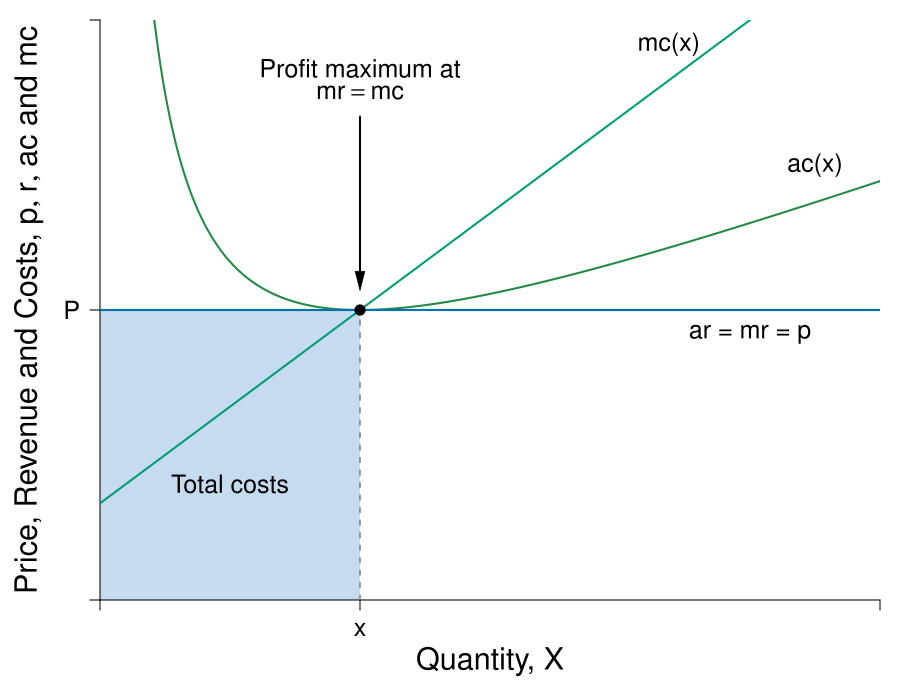

Source code (R):
#Graph Designer: Simon Halliday
#Authors: Bowles and Halliday
#Title: Coordination, Conflict and Competition: A Text in Microeconomics

require(shape)
pdf(file = "firmmarketsupply/perf_comp_costs.pdf", width = 9, height = 7)

#Set parameters for graphics
pointsize <- 1.8
axislabelsize <- 1.8
labelsize <- 1.5
namesize <- 1.8
annotatesize <- 1.5
graphlinewidth <- 2
segmentlinewidth <- 1.5

COL <- c("#7fc97f", "#beaed4", "#fdc086", "#ffff99", "#386cb0", "#f0027f", "#bf5b17", "#666666")
COLA <- c("#e0f3db", "#99d8c9","#66c2a4","#41ae76", "#238b45", "#005824")
COLB <- c("#c6dbef", "#4eb3d3", "#2b8cbe", "#0868ac","#084081")
grays <- gray.colors(25, start = 1, end = 0)
CBCols <- c("#009E73","#0072B2","#E69F00")

#Edited the margins to cater for the larger LHS labels
par(mar =  c(5, 5, 1, 1))

AvgRevenue <- function(x, rmax = 12, xmax = 12){
  rmax - (rmax/xmax)*x
}

MRevenue <- function(x, rmax = 12, xmax = 12){
  rmax - 2*(rmax/xmax)*x
}

TotCost <- function(x, c0 = 8, c1 = 2, c2 = 0.5){
  c0 + c1*x + c2*(x^2)
}

AvgCost <- function(x, c0 = 8, c1 = 2, c2 = 0.5){
#  TotCost(x) / x
  c0 / x + c1 + c2*x
}

MCost <- function(x, c0 = 8, c1 = 2, c2 = 0.5){
# deriv(TotCost(x), x)
  c1 + 2*c2*x
}

xlims <- c(0, 12)
ylims <- c(0, 12)

npts <- 501 
x <- seq(xlims[1], xlims[2], length.out = npts)
y <- seq(ylims[1], ylims[2], length.out = npts) 
a <- c(13, 16.75, 19.25)

plot(0, 0, xlim = xlims, ylim = ylims, type = "n",
     xlab = expression(paste("")),
     ylab = expression(paste("")), 
     xaxt = "n", 
     yaxt = "n", 
     cex.lab = axislabelsize, 
     bty = "n",
     xaxs="i", 
     yaxs="i")

# ticksy <- seq(from = ylims[1], to = ylims[2], by = 1)
# ylabels <- seq(from = ylims[1], to = ylims[2], by = 1)
# ticksx <- seq(from = xlims[1], to = xlims[2], by = 1)
# xlabels <- seq(from = xlims[1], to = xlims[2], by = 1)
ticksy <- c(0, 6, NA, ylims[2])
ylabels <- c(NA, expression(paste(P)), NA, NA)
ticksx <- c(0, 4, NA, xlims[2])
xlabels <- c(NA, expression(paste(x)), NA, NA)

npts <- 500 
xx1 <- seq(xlims[1], xlims[2], length.out = npts)
xx3 <- seq(2, 6, length.out = npts)

# Draw the polygon for profit
xpoly1 <- c(0, 0, 4, 4, 0)
ypoly1 <- c(0, min(AvgCost(xx1)), min(AvgCost(xx1)), 0, 0)
polygon(x = xpoly1, y = ypoly1, col=COLB[1],density=NULL, border = NA)

axis(1, at = ticksx, pos = 0, labels = xlabels, cex.axis=labelsize)
axis(2, at = ticksy, pos = 0, labels = ylabels, las = 1,cex.axis=labelsize)

#Label the costs
text(2, 0.4*AvgCost(x = 4), expression("Total costs"), cex = labelsize)

#Draw the polygon for costs

#xpoly2 <- c(0, 4, 4, 0, 0)
#ypoly2 <- c(0, 0, 4, 0, 0)
#polygon(x = xpoly2, y = ypoly2, col=COLB[1], density=NULL, border = NA)

# lines(xx1, bcA(xx1, w = 10, p = 1.5), col = COLB[3], lwd = graphlinewidth)
# lines(xx1, AvgRevenue(xx1, rmax = 12, xmax = 12), col = COLB[5], lwd = graphlinewidth)
# lines(xx1, MRevenue(xx1, rmax = 12, xmax = 12), col = COLB[4], lwd = graphlinewidth)
lines(xx1, AvgCost(xx1), col = COLA[5], lwd = graphlinewidth)
lines(xx1, MCost(xx1), col = CBCols[1], lwd = graphlinewidth)

# Label the axes

# text(0.5*(xlims[2]), -1.8, expression(paste("Output, ", x)), xpd = TRUE, cex = axislabelsize) 
mtext(expression(paste("Quantity, ", X)), side=1, line = 3, cex = axislabelsize)
#mtext(expression(paste("Quantity of output, ", x)), side=1, line = 3, cex = axislabelsize)
text(-1.1, 0.5*ylims[2], expression(paste("Price, Revenue and Costs, ", list(p, r, ac), " and ", mc)), xpd = TRUE, cex = axislabelsize, srt = 90) 

#Label curves

text(10, 5.5, expression(paste("ar = mr = p")), cex = labelsize)
text(11, 9, expression(paste("ac(x)")), cex = labelsize)
text(8.75, 11.5, expression(paste("mc(x)")), cex = labelsize)

#Labels cost and profit areas (To be added)


#Draw segments for total costs

segments(0, 6, 4, 6,
         lty = 2, col = grays[20] , lwd = segmentlinewidth
         )
segments(4, 0, 4, 6,
         lty = 2, col = grays[20] , lwd = segmentlinewidth
)
segments(0, 6, xlims[2], 6,
         lty = 1, col = CBCols[2] , lwd = graphlinewidth
)

# Label Points for comparison

points(4, 6, pch = 16, col = "black", cex = 1.5)
# text(3.8, MRevenue(x = 4) - 0.4, expression(i), cex = labelsize)


# points(4, AvgRevenue(x = 4), pch = 16, col = "black", cex = 1.5)
# text(4.2, AvgRevenue(x = 4) + 0.4, expression(h), cex = labelsize)

# Arrows (Labels to be added)

text(4, 11, expression(paste("Profit maximum at")), cex = labelsize)
text(4, 10.5, expression(paste(mr == mc)), cex = labelsize)
shape::Arrows(4, 10, 4, 6.6, col = "black", lty = 1, lwd = 2, arr.type = "triangle", arr.lwd = 0.5)



dev.off()
